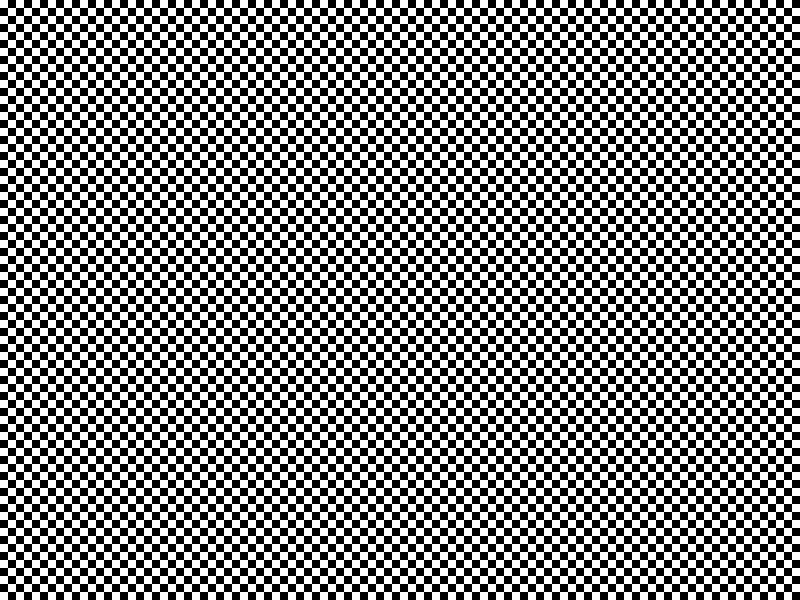
#> input picture backend/checker_input.jpg, 800 x 600 px
$ python compare_checker.py
#> lines starting #> are read from the running program, lines starting #| are printed output that depends on the picture; after the words box and inside, x2 and y2 are one past the last pixel; in counts of white or black regions, pixels touching at a corner belong together; long printed decimals are rounded
import cv2
import numpy as np

files = ['checker_input.jpg','checker_k3.jpg','checker_k5.jpg','checker_k11.jpg','checker_k25.jpg']
input_img = cv2.imread(files[0])
#> input_img is the input picture: shape (600, 800, 3); 50% white; 1 white region, box (x1, y1, x2, y2) and area: (0, 0, 800, 600) 240000
print('MAD and MSE for checker tests:')
for f in files[1:]:
    img = cv2.imread(f)
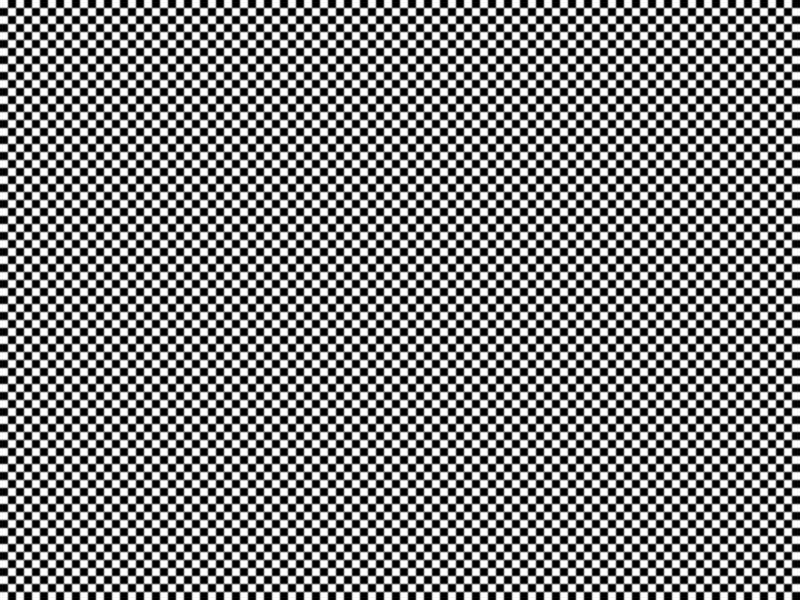
#> input picture backend/checker_k3.jpg, 800 x 600 px
#> img is the input picture: shape (600, 800, 3); min 0, max 255, mean 127.5
    diff = cv2.absdiff(input_img,img)
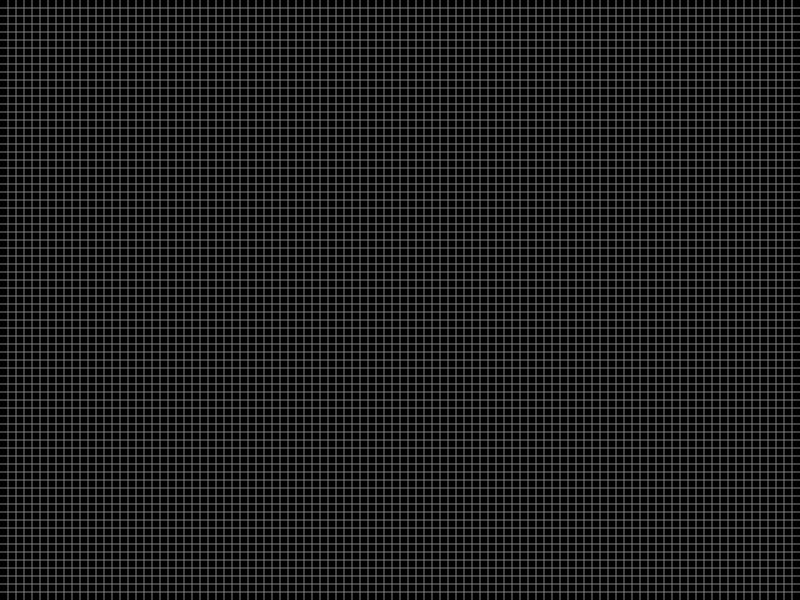
#> diff: shape (600, 800, 3); min 0, max 98, mean 29.9
    mad = diff.mean()
#> mad = 29.93
    mse = (diff.astype('float32')**2).mean()
#> mse = 2079.9
    print(f, 'MAD=', mad, 'MSE=', mse)
#| checker_k3.jpg MAD= 29.932 MSE= 2079.8804
#> pass 2 of the loop `for f in files[1:]:`:
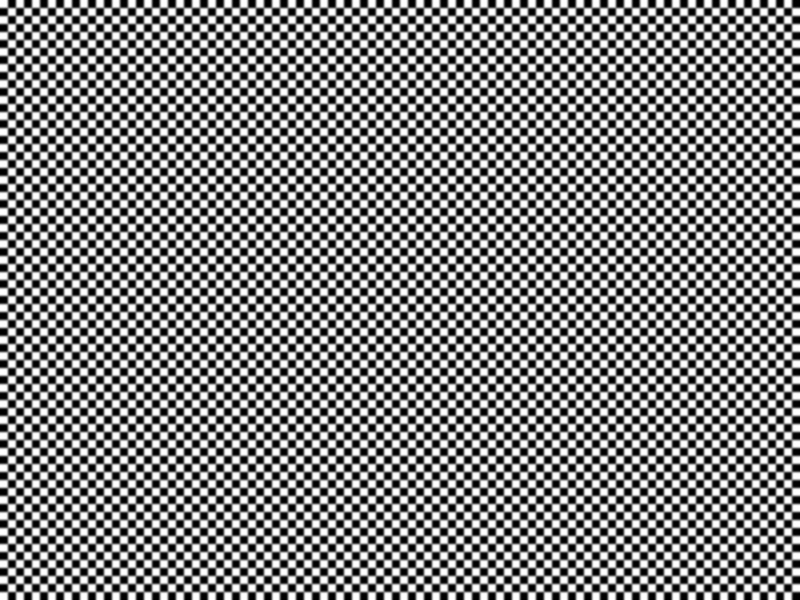
#> input picture backend/checker_k5.jpg, 800 x 600 px
#> img is the input picture: shape (600, 800, 3); min 0, max 255, mean 127.5
#> `diff = cv2.absdiff(input_img,img)`:
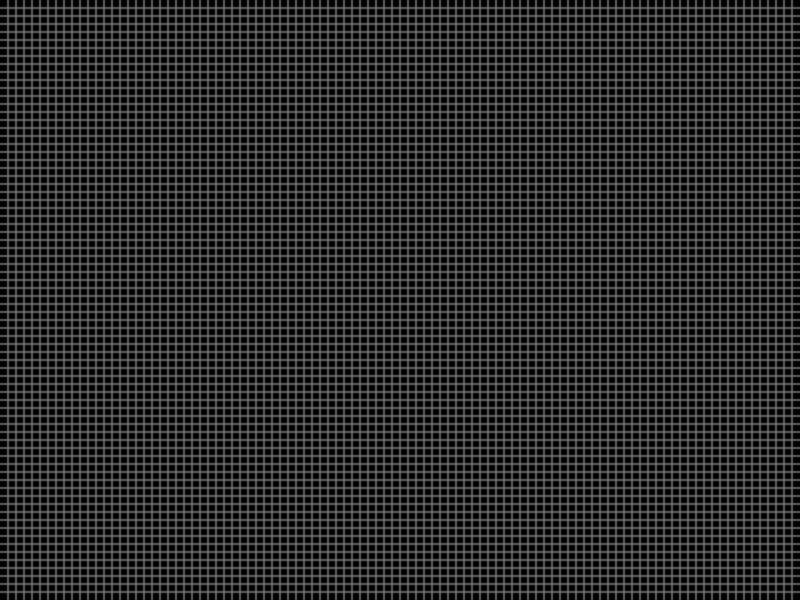
#> diff: shape (600, 800, 3); min 0, max 111, mean 43.2
#> mad = 43.17
#> mse = 3351.8
#| checker_k5.jpg MAD= 43.172 MSE= 3351.7952
#> pass 3 of the loop `for f in files[1:]:`:
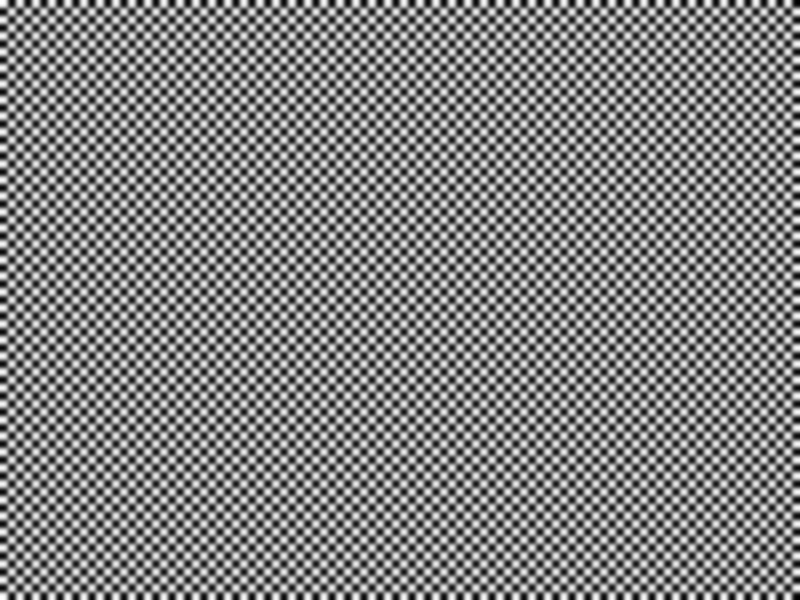
#> input picture backend/checker_k11.jpg, 800 x 600 px
#> img is the input picture: shape (600, 800, 3); min 0, max 255, mean 127.5
#> `diff = cv2.absdiff(input_img,img)`:
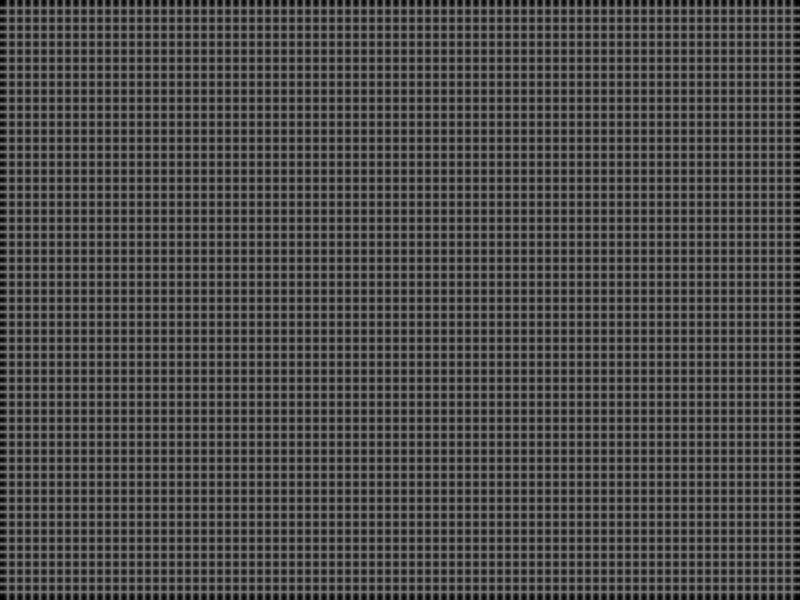
#> diff: shape (600, 800, 3); min 0, max 124, mean 78.4
#> mad = 78.35
#> mse = 7162.6
#| checker_k11.jpg MAD= 78.354 MSE= 7162.6333
#> the loop made 4 passes; the first 3 are shown
